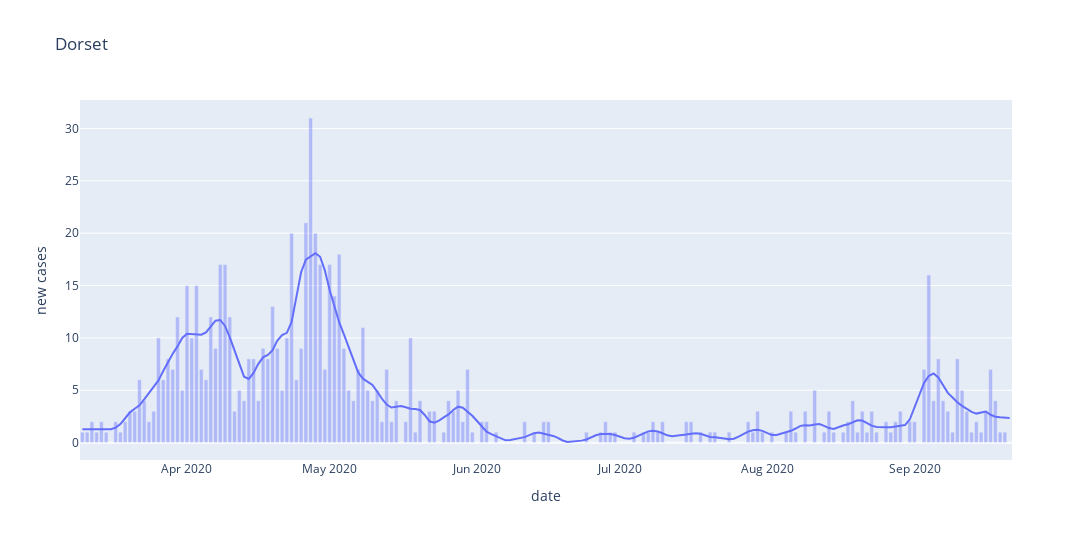

Write notebook code for a chart like this one.
### Code cell
# dorset = df_b[df_b['areaCode'].isin(['E06000058', 'E06000059'])]
dorset = df[df['areaCode'].isin(['E06000059'])]
plt = px.line(dorset, x='date', y='new cases', title='Dorset', width=1280, height=540)
plt.add_trace(px.bar(dorset, x='date', y='newCasesBySpecimenDate', opacity=0.4, width=1280, height=540).data[0])
plt.show()

### Figure 1 — Plotly figure (JSON) as saved in the notebook; plotly's stock layout.template omitted (floating-point values rounded to 4 significant figures; data arrays with more than 128 entries replaced by an {"elided": "..."} marker saying what was removed)
{"data": [{"hovertemplate": "date=%{x}<br>new cases=%{y}<extra></extra>", "legendgroup": "", "line": {"color": "#636efa", "dash": "solid"}, "mode": "lines", "name": "", "orientation": "v", "showlegend": false, "type": "scatter", "x": {"elided": "196 str values"}, "xaxis": "x", "y": {"elided": "196 float values"}, "yaxis": "y"}, {"alignmentgroup": "True", "hovertemplate": "date=%{x}<br>newCasesBySpecimenDate=%{y}<extra></extra>", "legendgroup": "", "marker": {"color": "#636efa", "opacity": 0.4}, "name": "", "offsetgroup": "", "orientation": "v", "showlegend": false, "textposition": "auto", "type": "bar", "x": {"elided": "196 str values"}, "xaxis": "x", "y": {"elided": "196 int values"}, "yaxis": "y"}], "layout": {"height": 540, "legend": {"tracegroupgap": 0}, "title": {"text": "Dorset"}, "width": 1280, "xaxis": {"anchor": "y", "domain": [0, 1], "title": {"text": "date"}}, "yaxis": {"anchor": "x", "domain": [0, 1], "title": {"text": "new cases"}}}}
